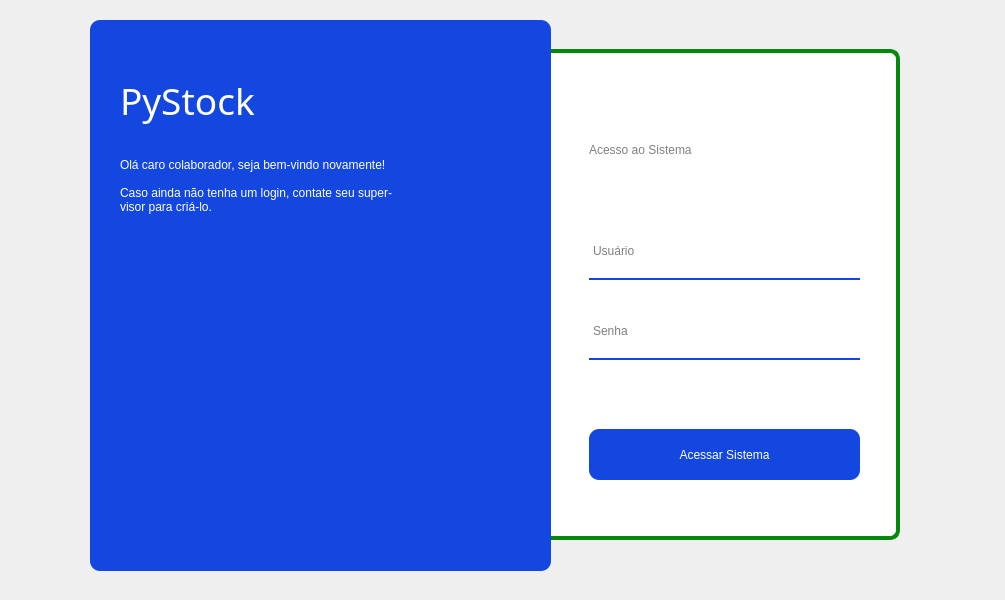
<?xml version="1.0" encoding="UTF-8"?>
<ui version="4.0">
 <class>MainWindow</class>
 <widget class="QMainWindow" name="MainWindow">
  <property name="geometry">
   <rect>
    <x>0</x>
    <y>0</y>
    <width>1005</width>
    <height>600</height>
   </rect>
  </property>
  <property name="windowTitle">
   <string>MainWindow</string>
  </property>
  <widget class="QWidget" name="centralwidget">
   <widget class="QFrame" name="frame">
    <property name="geometry">
     <rect>
      <x>90</x>
      <y>20</y>
      <width>461</width>
      <height>551</height>
     </rect>
    </property>
    <property name="styleSheet">
     <string notr="true">background-color: rgb(20, 71, 224);
border-radius: 10px;</string>
    </property>
    <property name="frameShape">
     <enum>QFrame::StyledPanel</enum>
    </property>
    <property name="frameShadow">
     <enum>QFrame::Raised</enum>
    </property>
    <widget class="QLabel" name="label">
     <property name="geometry">
      <rect>
       <x>6</x>
       <y>250</y>
       <width>451</width>
       <height>261</height>
      </rect>
     </property>
     <property name="text">
      <string/>
     </property>
     <property name="pixmap">
      <pixmap resource="../QRC/file_rc.qrc">:/Imagens/Icones-Controle-de-Estoque-05.png</pixmap>
     </property>
     <property name="scaledContents">
      <bool>true</bool>
     </property>
    </widget>
    <widget class="QLabel" name="label_2">
     <property name="geometry">
      <rect>
       <x>30</x>
       <y>50</y>
       <width>161</width>
       <height>61</height>
      </rect>
     </property>
     <property name="font">
      <font>
       <family>Montserrat</family>
       <pointsize>28</pointsize>
       <weight>50</weight>
       <italic>false</italic>
       <bold>false</bold>
      </font>
     </property>
     <property name="styleSheet">
      <string notr="true">color: white;
font: 28pt &quot;Montserrat&quot;;</string>
     </property>
     <property name="text">
      <string>PyStock</string>
     </property>
    </widget>
    <widget class="QLabel" name="label_3">
     <property name="geometry">
      <rect>
       <x>30</x>
       <y>110</y>
       <width>401</width>
       <height>111</height>
      </rect>
     </property>
     <property name="styleSheet">
      <string notr="true">color: white;
font: 12pt &quot;Montserrat&quot;;</string>
     </property>
     <property name="text">
      <string>Olá caro colaborador, seja bem-vindo novamente!

Caso ainda não tenha um login, contate seu super-
visor para criá-lo.</string>
     </property>
    </widget>
   </widget>
   <widget class="QFrame" name="frame_2">
    <property name="geometry">
     <rect>
      <x>539</x>
      <y>49</y>
      <width>361</width>
      <height>491</height>
     </rect>
    </property>
    <property name="styleSheet">
     <string notr="true">background-color: white;
border-radius: 10px;
border: 4px solid #038a0c;
color: white;
font: 10pt &quot;Montserrat&quot;;
</string>
    </property>
    <property name="frameShape">
     <enum>QFrame::StyledPanel</enum>
    </property>
    <property name="frameShadow">
     <enum>QFrame::Raised</enum>
    </property>
    <widget class="QLabel" name="label_4">
     <property name="geometry">
      <rect>
       <x>50</x>
       <y>80</y>
       <width>261</width>
       <height>41</height>
      </rect>
     </property>
     <property name="styleSheet">
      <string notr="true">color: gray;
font: 20pt &quot;Montserrat&quot;;
border: 0px;</string>
     </property>
     <property name="text">
      <string>Acesso ao Sistema</string>
     </property>
    </widget>
    <widget class="QLineEdit" name="lineEdit">
     <property name="geometry">
      <rect>
       <x>50</x>
       <y>180</y>
       <width>271</width>
       <height>51</height>
      </rect>
     </property>
     <property name="styleSheet">
      <string notr="true">background-color: rgba(0, 0 , 0, 0);
border: 2px solid rgba(0,0,0,0);
border-bottom-color: rgb(20, 71, 224);
color: rgb(0,0,0);
padding-bottom: 8px;
border-radius: 0px;
font: 10pt &quot;Montserrat&quot;;</string>
     </property>
     <property name="placeholderText">
      <string>Usuário</string>
     </property>
    </widget>
    <widget class="QLineEdit" name="lineEdit_2">
     <property name="geometry">
      <rect>
       <x>50</x>
       <y>260</y>
       <width>271</width>
       <height>51</height>
      </rect>
     </property>
     <property name="styleSheet">
      <string notr="true">background-color: rgba(0, 0 , 0, 0);
border: 2px solid rgba(0,0,0,0);
border-bottom-color: rgb(20, 71, 224);
color: rgb(0,0,0);
padding-bottom: 8px;
border-radius: 0px;
font: 10pt &quot;Montserrat&quot;;</string>
     </property>
     <property name="text">
      <string/>
     </property>
     <property name="echoMode">
      <enum>QLineEdit::Password</enum>
     </property>
     <property name="placeholderText">
      <string>Senha</string>
     </property>
    </widget>
    <widget class="QPushButton" name="pushButton">
     <property name="geometry">
      <rect>
       <x>50</x>
       <y>380</y>
       <width>271</width>
       <height>51</height>
      </rect>
     </property>
     <property name="styleSheet">
      <string notr="true">QPushButton {
border: 2px;
background-color: rgb(20, 71, 224);
}

QPushButton:hover {
	background-color: rgb(8, 32, 105);
}
</string>
     </property>
     <property name="text">
      <string>Acessar Sistema</string>
     </property>
    </widget>
   </widget>
   <zorder>frame_2</zorder>
   <zorder>frame</zorder>
  </widget>
 </widget>
 <resources>
  <include location="../QRC/file_rc.qrc"/>
 </resources>
 <connections/>
</ui>
